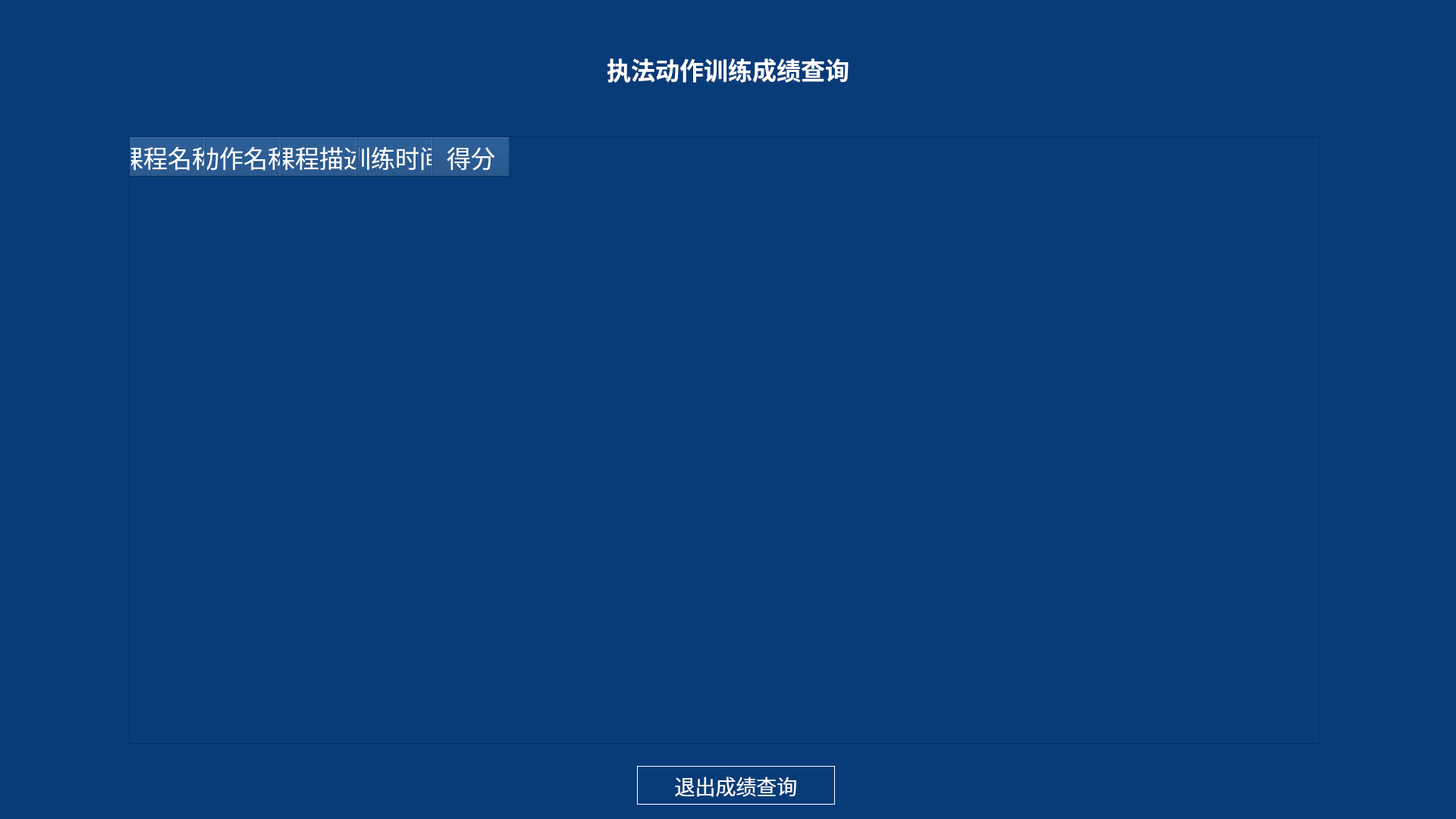
<?xml version="1.0" encoding="UTF-8"?>
<ui version="4.0">
 <class>Grade_std</class>
 <widget class="QWidget" name="Grade_std">
  <property name="geometry">
   <rect>
    <x>0</x>
    <y>0</y>
    <width>1920</width>
    <height>1080</height>
   </rect>
  </property>
  <property name="windowTitle">
   <string>Form</string>
  </property>
  <property name="styleSheet">
   <string notr="true">background-color: rgb(8, 60, 121)</string>
  </property>
  <widget class="QLabel" name="lab_title">
   <property name="geometry">
    <rect>
     <x>0</x>
     <y>-60</y>
     <width>2081</width>
     <height>251</height>
    </rect>
   </property>
   <property name="text">
    <string/>
   </property>
   <property name="pixmap">
    <pixmap>../../../../../Documents/WeChat Files/wxid_t3txe9xn4ovz21/data/icons/头部5.png</pixmap>
   </property>
  </widget>
  <widget class="QTableWidget" name="tableWidget">
   <property name="geometry">
    <rect>
     <x>170</x>
     <y>180</y>
     <width>1571</width>
     <height>801</height>
    </rect>
   </property>
   <property name="font">
    <font>
     <family>微软雅黑</family>
     <pointsize>20</pointsize>
    </font>
   </property>
   <property name="styleSheet">
    <string notr="true">alternate-background-color: rgb(80, 97, 139);
pane{border: -3px;top:-3px;left: 3px;};
background-color: rgb(23, 56, 108);
border-width: 1px;
border-style: solid;
border-color: rgb(255, 255, 255);</string>
   </property>
   <property name="editTriggers">
    <set>QAbstractItemView::NoEditTriggers</set>
   </property>
   <property name="cornerButtonEnabled">
    <bool>true</bool>
   </property>
   <attribute name="horizontalHeaderCascadingSectionResizes">
    <bool>false</bool>
   </attribute>
   <attribute name="horizontalHeaderMinimumSectionSize">
    <number>30</number>
   </attribute>
   <attribute name="horizontalHeaderShowSortIndicator" stdset="0">
    <bool>false</bool>
   </attribute>
   <attribute name="horizontalHeaderStretchLastSection">
    <bool>false</bool>
   </attribute>
   <attribute name="verticalHeaderVisible">
    <bool>false</bool>
   </attribute>
   <attribute name="verticalHeaderDefaultSectionSize">
    <number>30</number>
   </attribute>
   <column>
    <property name="text">
     <string>课程名称</string>
    </property>
    <property name="font">
     <font>
      <family>微软雅黑</family>
      <pointsize>24</pointsize>
     </font>
    </property>
    <property name="background">
     <color>
      <red>0</red>
      <green>0</green>
      <blue>0</blue>
     </color>
    </property>
    <property name="foreground">
     <brush brushstyle="SolidPattern">
      <color alpha="255">
       <red>255</red>
       <green>255</green>
       <blue>255</blue>
      </color>
     </brush>
    </property>
   </column>
   <column>
    <property name="text">
     <string>动作名称</string>
    </property>
    <property name="font">
     <font>
      <family>微软雅黑</family>
      <pointsize>24</pointsize>
     </font>
    </property>
    <property name="foreground">
     <brush brushstyle="SolidPattern">
      <color alpha="255">
       <red>255</red>
       <green>255</green>
       <blue>255</blue>
      </color>
     </brush>
    </property>
   </column>
   <column>
    <property name="text">
     <string>课程描述</string>
    </property>
    <property name="font">
     <font>
      <family>微软雅黑</family>
      <pointsize>24</pointsize>
     </font>
    </property>
    <property name="background">
     <color>
      <red>0</red>
      <green>0</green>
      <blue>0</blue>
     </color>
    </property>
    <property name="foreground">
     <brush brushstyle="SolidPattern">
      <color alpha="255">
       <red>255</red>
       <green>255</green>
       <blue>255</blue>
      </color>
     </brush>
    </property>
   </column>
   <column>
    <property name="text">
     <string>训练时间</string>
    </property>
    <property name="font">
     <font>
      <family>微软雅黑</family>
      <pointsize>24</pointsize>
     </font>
    </property>
    <property name="background">
     <color>
      <red>0</red>
      <green>0</green>
      <blue>0</blue>
     </color>
    </property>
    <property name="foreground">
     <brush brushstyle="SolidPattern">
      <color alpha="255">
       <red>255</red>
       <green>255</green>
       <blue>255</blue>
      </color>
     </brush>
    </property>
   </column>
   <column>
    <property name="text">
     <string>得分</string>
    </property>
    <property name="font">
     <font>
      <family>微软雅黑</family>
      <pointsize>24</pointsize>
     </font>
    </property>
    <property name="background">
     <color>
      <red>0</red>
      <green>0</green>
      <blue>0</blue>
     </color>
    </property>
    <property name="foreground">
     <brush brushstyle="SolidPattern">
      <color alpha="255">
       <red>255</red>
       <green>255</green>
       <blue>255</blue>
      </color>
     </brush>
    </property>
   </column>
  </widget>
  <widget class="QPushButton" name="btn_back">
   <property name="geometry">
    <rect>
     <x>840</x>
     <y>1010</y>
     <width>261</width>
     <height>51</height>
    </rect>
   </property>
   <property name="font">
    <font>
     <family>微软雅黑</family>
     <pointsize>20</pointsize>
    </font>
   </property>
   <property name="styleSheet">
    <string notr="true">border:1px solid rgb(255, 255, 255);
color: rgb(255, 255, 255);</string>
   </property>
   <property name="text">
    <string>退出成绩查询</string>
   </property>
  </widget>
  <widget class="QLabel" name="label">
   <property name="geometry">
    <rect>
     <x>800</x>
     <y>70</y>
     <width>320</width>
     <height>41</height>
    </rect>
   </property>
   <property name="font">
    <font>
     <family>微软雅黑</family>
     <pointsize>24</pointsize>
     <bold>true</bold>
    </font>
   </property>
   <property name="styleSheet">
    <string notr="true">color:rgb(255, 255, 255);
background-color:transparent;</string>
   </property>
   <property name="text">
    <string>执法动作训练成绩查询</string>
   </property>
  </widget>
 </widget>
 <resources>
  <include location="../res.qrc"/>
  <include location="../res.qrc"/>
 </resources>
 <connections/>
</ui>
